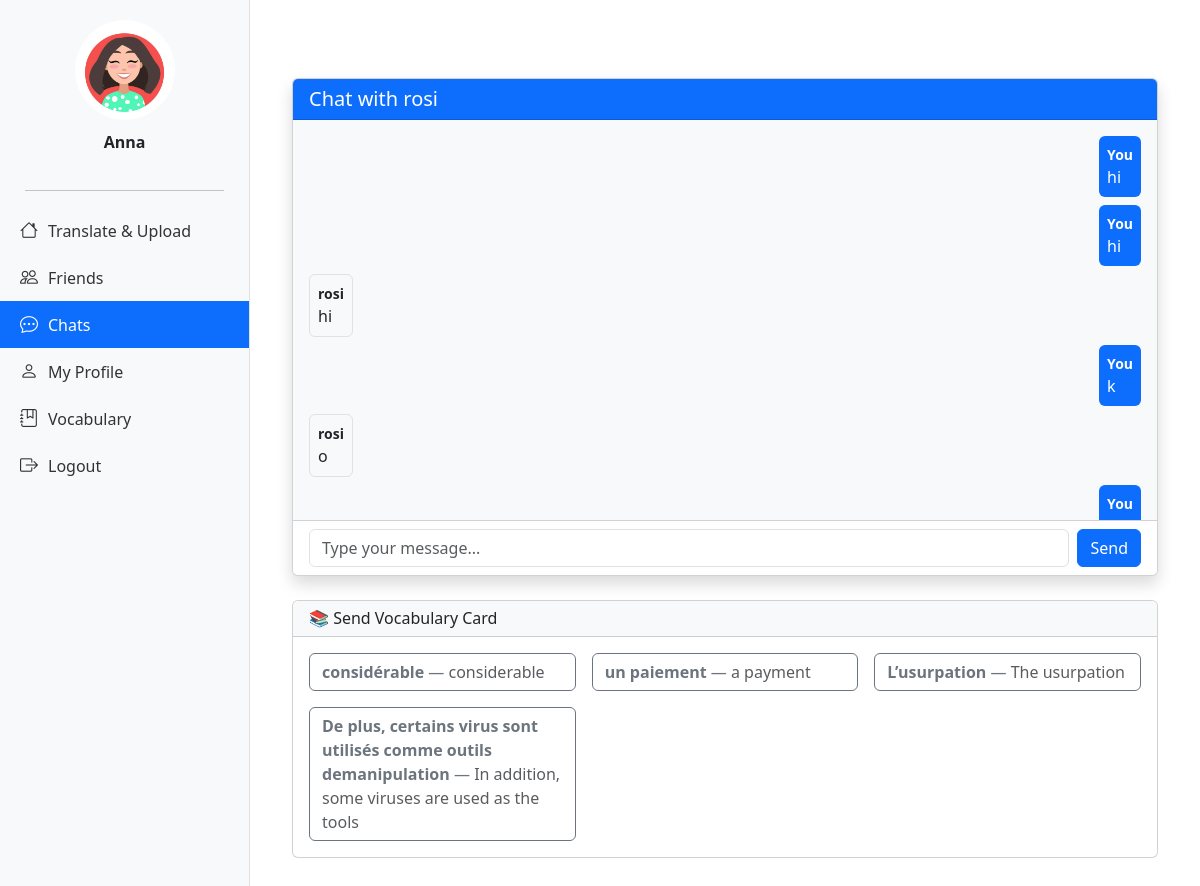
The page /chat/2 (signed in) on the database its author committed.
### tables this page shows
CREATE TABLE users (
    id INTEGER PRIMARY KEY AUTOINCREMENT,
    username TEXT UNIQUE NOT NULL,
    password TEXT NOT NULL,
    avatar TEXT,
    about_me TEXT
);

CREATE TABLE messages (
    id INTEGER PRIMARY KEY AUTOINCREMENT,
    sender_id INTEGER NOT NULL,
    receiver_id INTEGER NOT NULL,
    message TEXT NOT NULL,
    timestamp DATETIME DEFAULT CURRENT_TIMESTAMP,
    FOREIGN KEY (sender_id) REFERENCES users(id),
    FOREIGN KEY (receiver_id) REFERENCES users(id)
);

CREATE TABLE vocabulary (
    id INTEGER PRIMARY KEY AUTOINCREMENT,
    user_id INTEGER NOT NULL,
    word TEXT NOT NULL,
    translation TEXT NOT NULL,
    FOREIGN KEY (user_id) REFERENCES users(id)
);

### app.py (the view)
@app.route('/chat/<int:friend_id>')
def chat(friend_id):
    if 'user_id' not in session:
        return redirect(url_for('login'))
    user_id = session['user_id']
    conn = get_db()
    cursor = conn.cursor()
    cursor.execute('''
        SELECT * FROM friendships
        WHERE (
            (user_id = ? AND friend_id = ?) OR
            (user_id = ? AND friend_id = ?)
        ) AND status = 'accepted'
    ''', (user_id, friend_id, friend_id, user_id))
    friendship = cursor.fetchone()
    if not friendship:
        return "You are not friends with this user.", 403
    cursor.execute('''
        SELECT sender_id, message, timestamp FROM messages
        WHERE (sender_id = ? AND receiver_id = ?)
           OR (sender_id = ? AND receiver_id = ?)
        ORDER BY timestamp ASC
    ''', (user_id, friend_id, friend_id, user_id))
    chat_history = cursor.fetchall()
    cursor.execute('SELECT username FROM users WHERE id = ?', (friend_id,))
    friend_username = cursor.fetchone()
    cursor.execute('SELECT word, translation FROM vocabulary WHERE user_id = ?', (user_id,))
    vocab_cards = cursor.fetchall()
    conn.close()
    return render_template('chat.html',
                           chat_history=chat_history,
                           friend_username=friend_username[0],
                           friend_id=friend_id,
                           vocab_cards=vocab_cards)

### app.py (called while the page is built)
def get_db():
    db = getattr(g, '_database', None)
    if db is None:
        db = g._database = sqlite3.connect(DATABASE)
    return db

### templates/chat.html (shortened to what this page needs)
{% extends 'base.html' %}
{% block content %}
<div class="container mt-5">
    <div class="card shadow">
        <div class="card-header bg-primary text-white d-flex justify-content-between align-items-center">
            <h5 class="mb-0">Chat with {{ friend_username }}</h5>
        </div>
        <div class="card-body p-3" id="chatBox" style="height: 400px; overflow-y: auto; background-color: #f8f9fa;">
            {% for sender_id, message, timestamp in chat_history %}
                <div class="mb-2">
                    <div class="d-flex {% if sender_id == session['user_id'] %}justify-content-end{% else %}justify-content-start{% endif %}">
                        <div class="p-2 rounded {% if sender_id == session['user_id'] %}bg-primary text-white{% else %}bg-light border{% endif %}" style="max-width: 75%;">
                            <strong class="d-block small">
                                {{ 'You' if sender_id == session['user_id'] else friend_username }}
                            </strong>
                            {{ message|safe }}
                        </div>
                    </div>
                </div>
            {% endfor %}
        </div>
        <div class="card-footer bg-white">
            <form id="sendForm" class="d-flex">
                <input type="text" id="messageInput" class="form-control me-2" placeholder="Type your message..." required>
                <button type="submit" class="btn btn-primary">Send</button>
            </form>
        </div>
    </div>
    {% if vocab_cards %}
    <div class="card mt-4">
        <div class="card-header bg-light">
            <h6 class="mb-0">📚 Send Vocabulary Card</h6>
        </div>
        <div class="card-body">
            <div class="row row-cols-1 row-cols-md-2 row-cols-lg-3 g-3">
                {% for word, translation in vocab_cards %}
                <div class="col">
                    <button type="button"
                            class="btn btn-outline-secondary w-100 text-start vocab-send-btn"
                            data-word="{{ word }}"
                            data-translation="{{ translation }}">
                        <strong>{{ word }}</strong> — <span class="text-muted">{{ translation }}</span>
                    </button>
                </div>
                {% endfor %}
            </div>
        </div>
    </div>
    {% endif %}
</div>
{% endblock %}

### templates/base.html (style rules this page uses)
body { margin: 0; padding: 0; font-family: "Segoe UI", Tahoma, Geneva, Verdana, sans-serif; }

### rows shown on the page
users: username "rosi"
messages: user_id "You", message "hi"
messages: user_id "You", message "hi"
messages: message "hi"
messages: user_id "You", message "k"
messages: message "o"
messages: user_id "You"
vocabulary: word "considérable"
vocabulary: word "un paiement"
vocabulary: word "L’usurpation"
vocabulary: word "De plus, certains virus sont utilisés comme outils demanipulation"

### other values the page prints
{{ session.get('username', 'User') }} "Anna"
